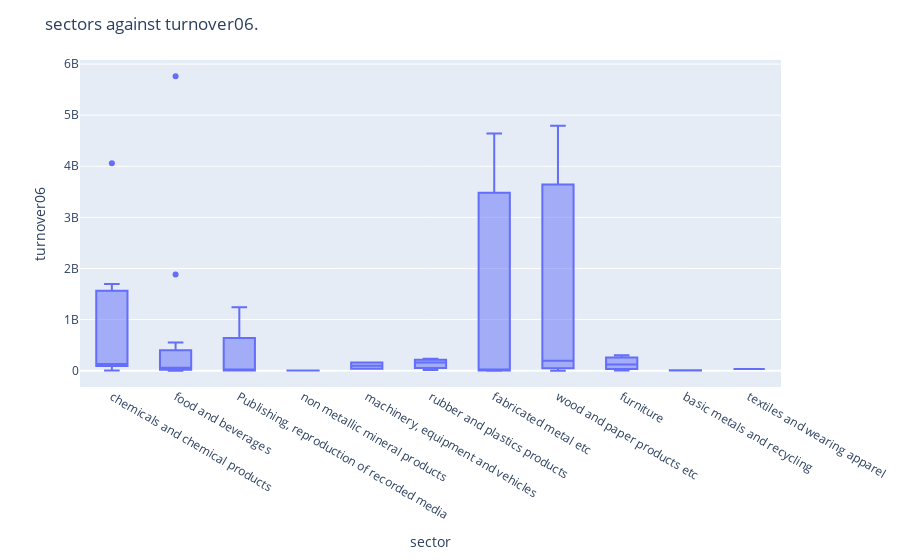

Notebook cell for this chart:
### Code cell
fig = px.box(df71, 'sector', 'turnover06')
fig.update_layout(title='sectors against turnover06.')
fig.show()

### Figure 1 — Plotly figure (JSON) as saved in the notebook; plotly's stock layout.template omitted (floating-point values rounded to 4 significant figures)
{"data": [{"alignmentgroup": "True", "hovertemplate": "sector=%{x}<br>turnover06=%{y}<extra></extra>", "legendgroup": "", "marker": {"color": "#636efa"}, "name": "", "notched": false, "offsetgroup": "", "orientation": "v", "showlegend": false, "type": "box", "x": ["chemicals and chemical products", "food and beverages", "Publishing, reproduction of recorded media", "food and beverages", "non metallic mineral products", "machinery, equipment and vehicles", "chemicals and chemical products", "rubber and plastics products", "fabricated metal etc", "chemicals and chemical products", "food and beverages", "chemicals and chemical products", "food and beverages", "food and beverages", "machinery, equipment and vehicles", "food and beverages", "Publishing, reproduction of recorded media", "food and beverages", "wood and paper products etc", "fabricated metal etc", "rubber and plastics products", "furniture", "food and beverages", "furniture", "rubber and plastics products", "food and beverages", "basic metals and recycling", "chemicals and chemical products", "chemicals and chemical products", "non metallic mineral products", "food and beverages", "basic metals and recycling", "Publishing, reproduction of recorded media", "wood and paper products etc", "food and beverages", "food and beverages", "food and beverages", "fabricated metal etc", "furniture", "food and beverages", "food and beverages", "wood and paper products etc", "food and beverages", "food and beverages", "chemicals and chemical products", "chemicals and chemical products", "food and beverages", "textiles and wearing apparel", "chemicals and chemical products", "Publishing, reproduction of recorded media"], "x0": " ", "xaxis": "x", "y": [2600000, 2300000, 4287400, 45226098, 1000000, 36000000, 256126000, 12939170, 0, 1693794944, 35884544, 50000000, 400000000, 60000000, 158654620, 17500000, 1240160501, 32000000, 4791000000, 4640000000, 232444800, 300000000, 133000000, 550500.0, 160000000, 6000000, 8000000, 120000000, 130000000, 2500000, 0, 1800000, 37500000, 0, 0, 260000000, 5760000000, 2000000, 120000000, 550000000, 266926263, 195832000, 493000000, 49100290, 104567064, 4060955000, 1882364000, 34469718, 1518080902, 4000000], "y0": " ", "yaxis": "y"}], "layout": {"boxmode": "group", "legend": {"tracegroupgap": 0}, "margin": {"t": 60}, "title": {"text": "sectors against turnover06."}, "xaxis": {"anchor": "y", "domain": [0, 1], "title": {"text": "sector"}}, "yaxis": {"anchor": "x", "domain": [0, 1], "title": {"text": "turnover06"}}}}
